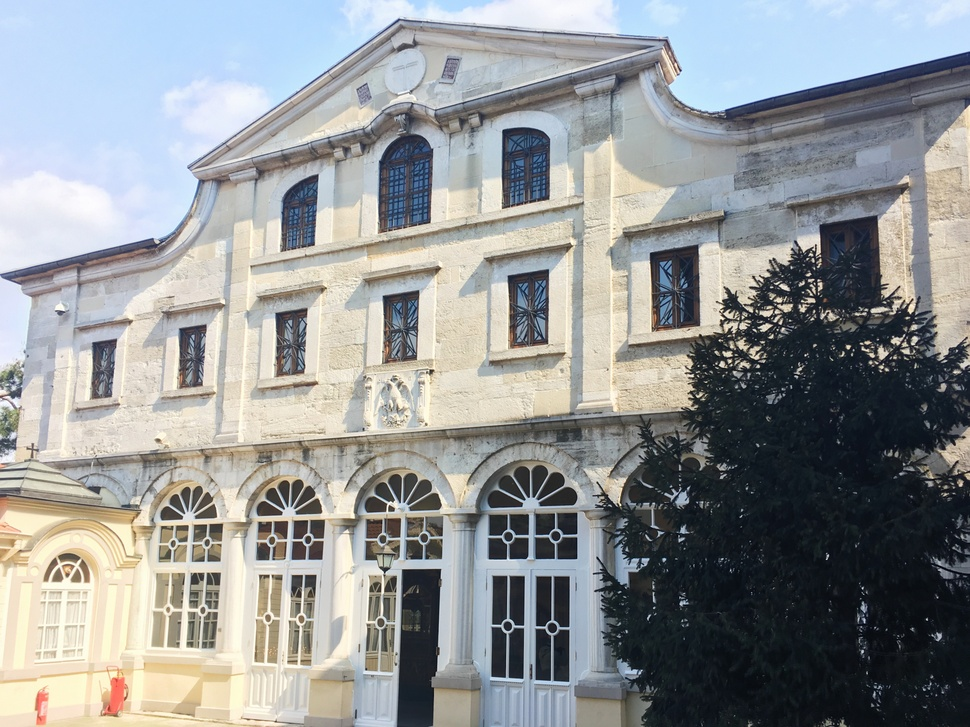
#> input picture computer_vision/30_dominant_color/resources/merged_data/00004.jpg, 970 x 727 px, shrunk from 4032 x 3024 before the run, found by its file name; its folder holds 4 pictures in this run
$ jupyter execute solution.ipynb   (shell and % lines are left out)
#> lines starting #> are read from the running program, lines starting #| are printed output that depends on the picture
# Import libraries

[cell 1]
import imageio
import pandas as pd
import numpy as np
import cv2 as cv
import os
import matplotlib.pyplot as plt
import matplotlib.patches as plt_patch
import random

from tqdm.notebook import tqdm
from os import path
from IPython.display import display
from PIL import Image, ImageColor, ImageDraw

from sklearn.cluster import KMeans

random.seed(42)

base_path = "D:\Vezdecode\CV\CV30"

# Determining the dominant color using K-Means

[cell 2]
input_dir = path.join(base_path, "resources\merged_data")
files = [path.join(base_path, input_dir, img) for img in os.listdir(input_dir)]

[cell 3]
def centroid_histogram(clt):
    numLabels = np.arange(0, len(np.unique(clt.labels_)) + 1)
    (hist, _) = np.histogram(clt.labels_, bins = numLabels)

    hist = hist.astype("float")
    hist /= hist.sum()

    return hist

def dominant_colors(perc_colors, centroids):
    max_perc = 0
    max_color = None

    for (percent, color) in zip(perc_colors, centroids):
        if percent > max_perc:
            max_perc = percent
            max_color = color

    return max_color

def calc_metric(image, x=None, y=None, w=None, h=None):
    print(f"Original image {image.shape}:")
    display(Image.fromarray(image))

    if None not in [x, y, w, h]:
        image = image[y:y+h, x:x+w, :]
        print("Crop image:")
        display(Image.fromarray(image))

    image = image.reshape((image.shape[0] * image.shape[1], 3))

    clt = KMeans(n_clusters=3)

    clt.fit(image)

    perc_colors = centroid_histogram(clt)
    max_color = dominant_colors(perc_colors, clt.cluster_centers_)

    return tuple(np.array(max_color).round().astype("int"))

[cell 4]
img = cv.imread(files[1])
#> img is the input picture: shape (727, 970, 3); mean B, G, R 150.5, 149.6, 146.7
img = cv.cvtColor(img, cv.COLOR_BGR2RGB)

color = calc_metric(img, 100, 100, 100, 50)
#| Original image (727, 970, 3):
#> in calc_metric, `image = image[y:y+h, x:x+w, :]`:
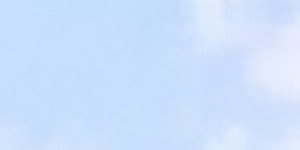
#> image: shape (50, 100, 3) (shown 3 times larger); mean R, G, B 204.1, 224.5, 252.5
#> color = (199, 223, 252)

print(f"Dominant color: {color}")
#| Dominant color: (199, 223, 252)
val_im = Image.new('RGB', (200, 200), color)
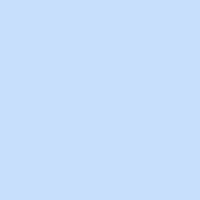
#> val_im: PIL image 200x200 RGB; mean R, G, B 199, 223, 252
draw = ImageDraw.Draw(val_im)
display(val_im)
